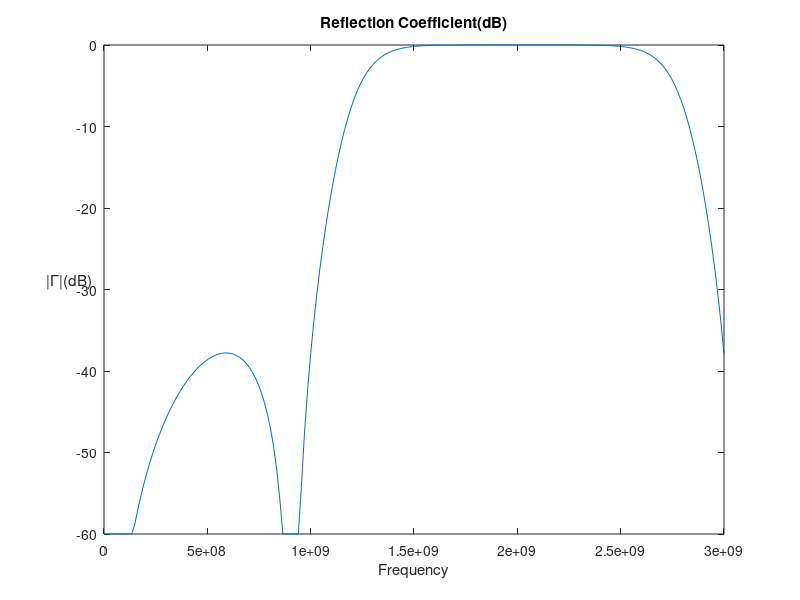
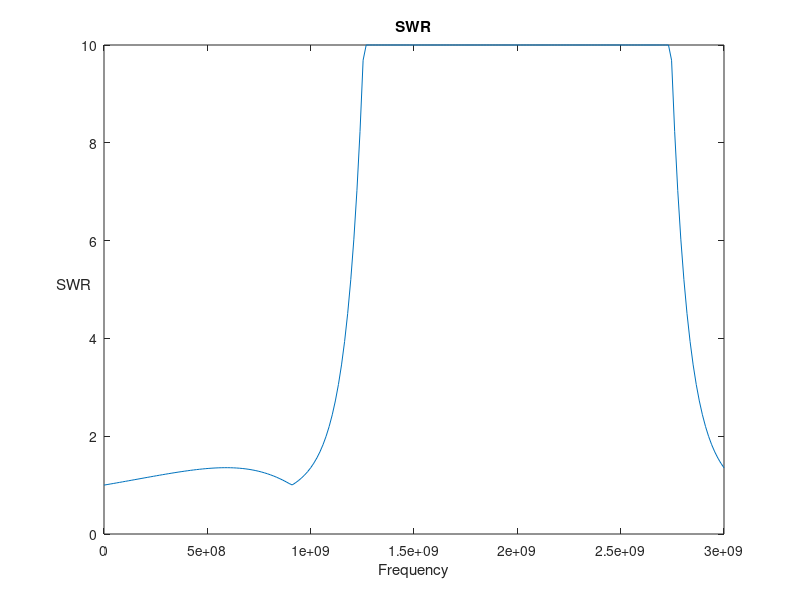

These charts were generated, in order, by the following MATLAB code:
% Initialization of variables
fo = 10^9;
N = 201;
Zo1 = 101.6;
Zo2 = 98.45;    Yo2 = 1/Zo2;
Zo3 = 43.6;     Yo3 = 1/Zo3;
Zo4 = 50;
ZL = 50;

% f vector
f = 0:(3*fo/N):(3*fo); 

% β(f)*l
bl = pi*f/(4*fo);

% Calculation of Reflection Coefficient Magnitude and SWR
Zin3 = Zo4;
Yin3 = 1./Zin3;

Yopen3 = 1i*Yo2*tan(bl);

YL2 = Yin3 + Yopen3;
ZL2 = 1./YL2;

Zin2 = Zo1*(ZL2 + 1i*Zo1*tan(bl))./(Zo1 + 1i*ZL2.*tan(bl));
Yin2 = 1./Zin2;

Yopen2 = 1i*Yo3*tan(bl);

YL1 = Yin2 + Yopen2;
ZL1 = 1./YL1;

Zin1 = Zo1*(ZL1 + 1i*Zo1*tan(bl))./(Zo1 + 1i*ZL1.*tan(bl));
Yin1 = 1./Zin1;

Yopen1 = Yopen3;

Yin = Yin1 +Yopen1;
Zin = 1./Yin;

% Finally
S11 = abs((Zin - Zo4)./(Zin + Zo4));
S11_dB = 20*log(S11);
SWR = (1 + S11)./(1 - S11);

% Plots
S11_dB(S11_dB < -60) = -60;

figure
plot(f,S11_dB);
title('Reflection Coefficient(dB)')
hold on
xlabel("Frequency");
ylabel("|Γ|(dB)","Rotation",0);
hold off

SWR(SWR > 10) = 10;

figure
plot(f,SWR);
title("SWR")
hold on
xlabel("Frequency");
ylabel("SWR","Rotation",0);
hold off















